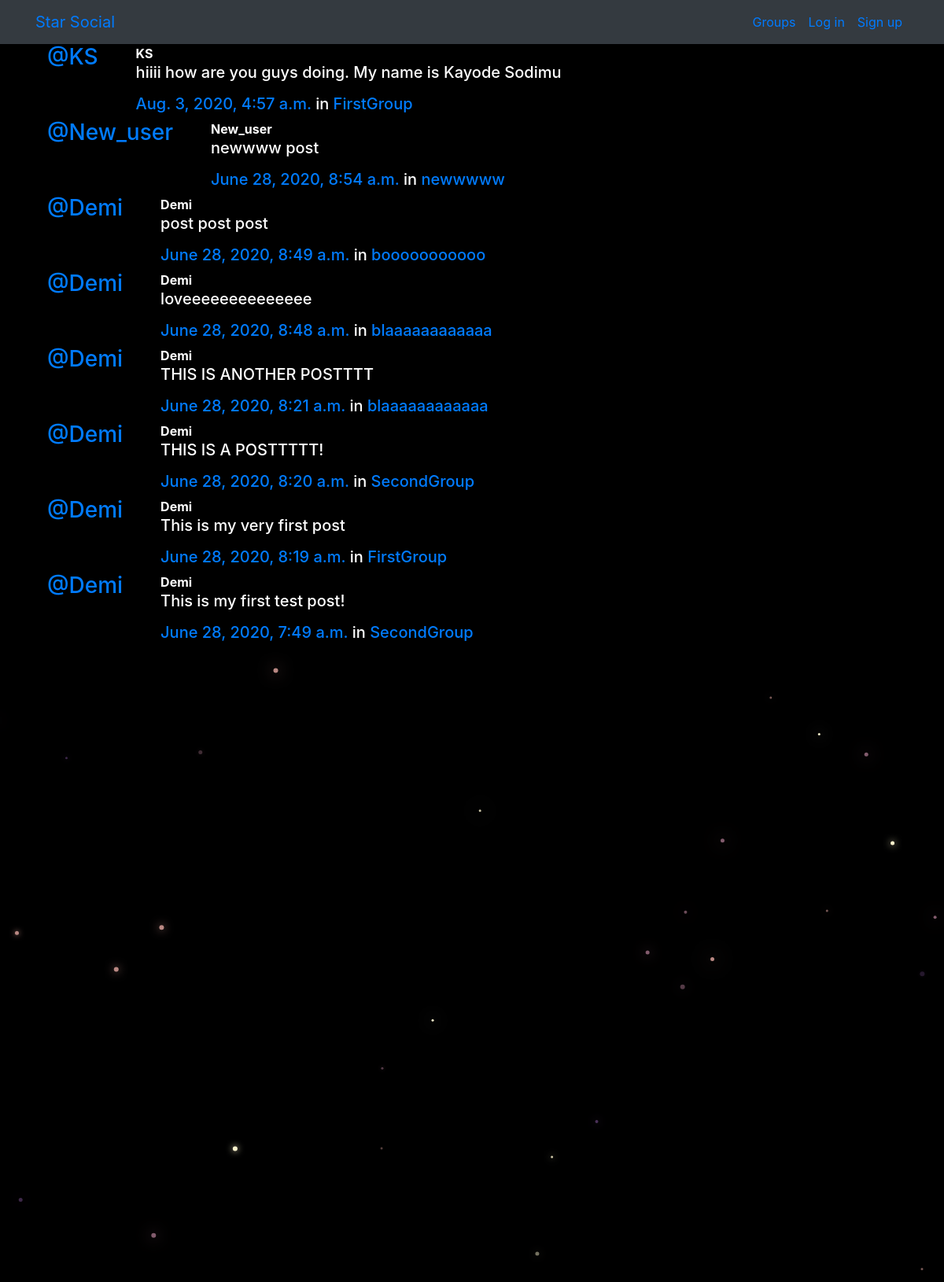
/posts/, run on the app's committed database.
### posts/models.py (models this page shows, shortened)
class Post(models.Model):
    user = models.ForeignKey(User, related_name="posts",on_delete=models.CASCADE)
    created_at = models.DateTimeField(auto_now=True)
    message = models.TextField()
    message_html = models.TextField(editable=False)
    group = models.ForeignKey(Group,related_name='posts',null=True,blank=True,on_delete=models.CASCADE)
    class Meta():
        ordering = ['-created_at']
        unique_together = ['user','message']

### groups/models.py (models this page shows, shortened)
class Group(models.Model):
    name = models.CharField(max_length=255,unique=True)
    slug = models.SlugField(allow_unicode=True,unique=True)
    description = models.TextField(blank=True,default='')
    description_html = models.TextField(editable=False,default='',blank=True)
    members = models.ManyToManyField(User, through='GroupMember')
    class Meta():
        ordering = ['name']

### posts/views.py (the view)
# urls.py: path('',views.PostList.as_view(),name='all'),
class PostList(SelectRelatedMixin,generic.ListView):
    model = models.Post
    select_related = ('user','group')

### posts/templates/posts/post_list.html (shortened to what this page needs)
{% extends 'posts/post_base.html' %}
{% block post_content %}
   <div class="col-md-8">
     {% for post in post_list %}
        {% include 'posts/_post.html'%}
     {% endfor %}
   </div>
{% endblock %}

### posts/templates/posts/_post.html (shortened to what this page needs)
<div class="media">
	<h3 class="mr-5"><a href="{% url 'posts:for_user' username=post.user.username %}">@{{ post.user.username }}</a></h3>
	<div class="media-body">
		<strong>{{ post.user.username }}</strong>
		<h5>{{ post.message_html|safe }}
			<time class="time"><a href="{% url 'posts:single' username=post.user.username pk=post.pk %}">{{ post.created_at }}</a></time>
			{% if post.group %}
			<span class="group-name">in <a href="#">{{ post.group.name }}</a></span>
			{% endif %}
		</h5>
	</div>
</div>

### static/simplesocial/css/master.css (style rules this page uses)
body { margin: 0; overflow: hidden; background-color: black; color:white; }

### data on the page
Post: user.username "KS", message_html "hiiii how are you guys doing. My name is Kayode Sodimu", created_at "Aug. 3, 2020, 4:57 a.m.", group.name "FirstGroup"
Post: user.username "New_user", message_html "newwww post", created_at "June 28, 2020, 8:54 a.m.", group.name "newwwww"
Post: user.username "Demi", message_html "post post post", created_at "June 28, 2020, 8:49 a.m.", group.name "booooooooooo"
Post: user.username "Demi", message_html "loveeeeeeeeeeeeee", created_at "June 28, 2020, 8:48 a.m.", group.name "blaaaaaaaaaaaa"
Post: user.username "Demi", message_html "THIS IS ANOTHER POSTTTT", created_at "June 28, 2020, 8:21 a.m.", group.name "blaaaaaaaaaaaa"
Post: user.username "Demi", message_html "THIS IS A POSTTTTT!", created_at "June 28, 2020, 8:20 a.m.", group.name "SecondGroup"
Post: user.username "Demi", message_html "This is my very first post", created_at "June 28, 2020, 8:19 a.m.", group.name "FirstGroup"
Post: user.username "Demi", message_html "This is my first test post!", created_at "June 28, 2020, 7:49 a.m.", group.name "SecondGroup"
